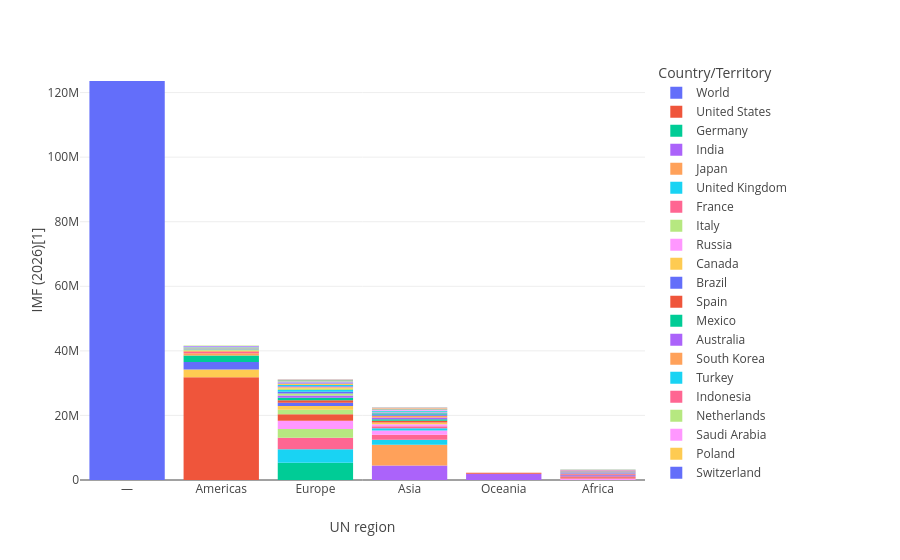

Notebook code for this chart:
### Code cell
fig = px.bar(merge_gdp, x='UN region', y='IMF (2026)[1]', color='Country/Territory', color_discrete_sequence=px.colors.qualitative.Plotly)
fig.show()
fig.write_html('stacked_bar.html')
